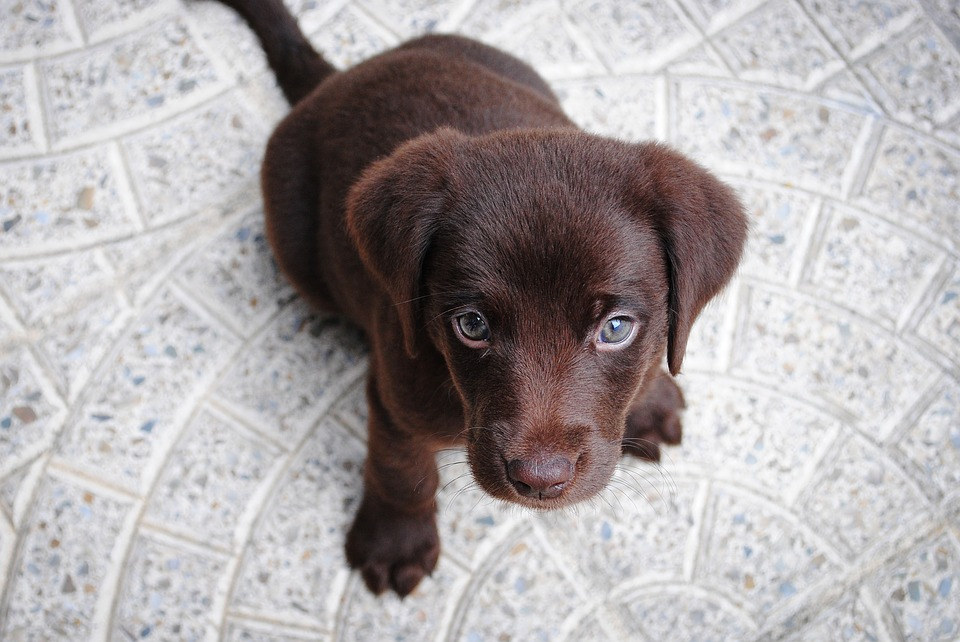
#> input picture my models/z_more/Dimensionality Reduction/dog.jpg, 960 x 642 px
$ jupyter execute --allow-errors DimRed.ipynb
#> lines starting #> are read from the running program, lines starting #| are printed output that depends on the picture
[cell 1]
'''
'''
'''
PCA
'''
'''
'''

[cell 2]
import pandas as pd
import matplotlib.pyplot as plt
from sklearn.preprocessing import LabelEncoder, StandardScaler
from sklearn.decomposition import PCA
from sklearn.model_selection import train_test_split
import warnings
warnings.filterwarnings("ignore")

#> (a cell that did not finish here is left out)

[cell 4]
# Machine learning systems work with integers, we need to encode these
# string characters into ints

encoder = LabelEncoder()

# Now apply the transformation to all the columns:
#> (the rest of this cell did not finish here and is left out)

#> (a cell that did not finish here is left out)

[cell 6]
# Scale the features
scaler = StandardScaler()
#> (the rest of this cell did not finish here and is left out)

[cell 7]
# Visualize
pca = PCA()
#> (the rest of this cell did not finish here and is left out)

[cell 8]
pca2 = PCA(n_components=15) #top 15 features (principal components)
#> (the rest of this cell did not finish here and is left out)

[cell 9]
pca3 = PCA(n_components=2) #top 2 features (principal components)
#> (the rest of this cell did not finish here and is left out)

[cell 10]
'''
'''
'''
SVD
'''
'''
'''

[cell 11]
import numpy
from PIL import Image

[cell 12]
# First, we'll just write a function to load in the image and turn it into a Numpy array.
# We then want to select the red, green, and blue color channels from the image:

def load_image(image):
#> called with image = 'dog.jpg'
    image = Image.open(image)
#> image is the input picture: PIL image 960x642 RGB; mean R, G, B 171.8, 166.2, 167.2
    im_array = numpy.array(image)

    red = im_array[:, :, 0]
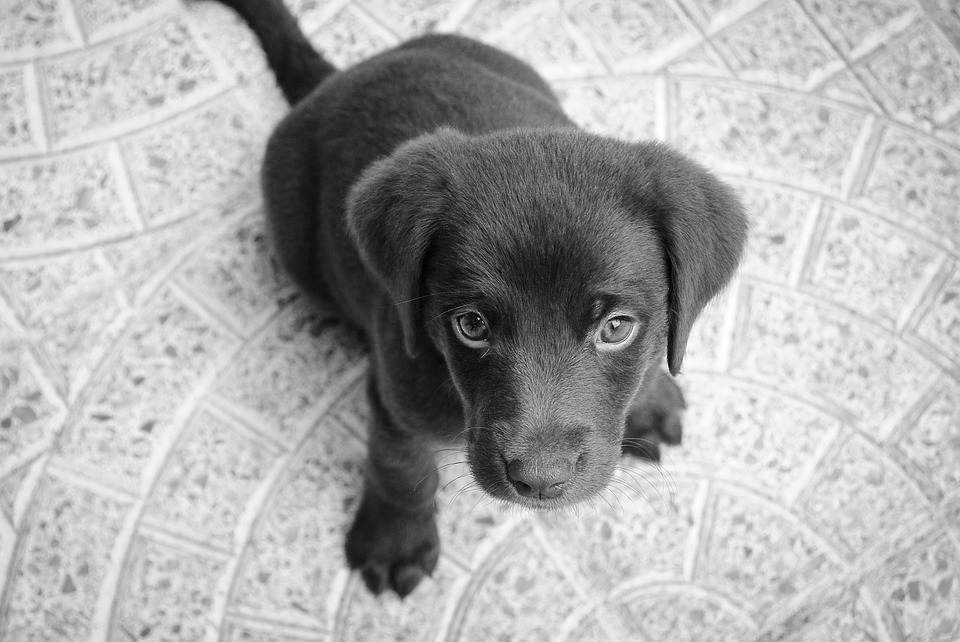
#> red: shape (642, 960); min 0, max 255, mean 171.8
    green = im_array[:, :, 1]
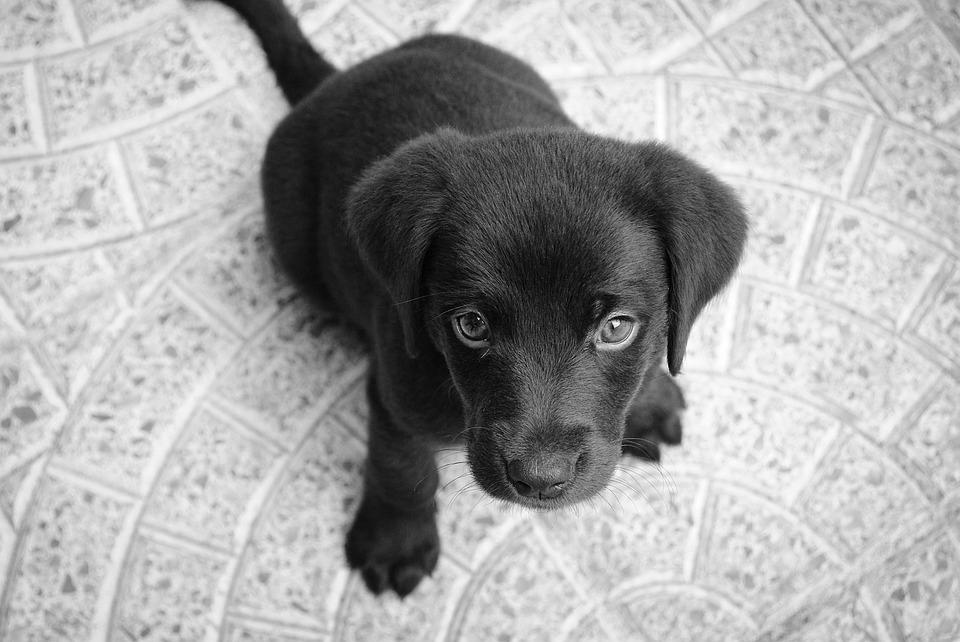
#> green: shape (642, 960); min 0, max 255, mean 166.2
    blue = im_array[:, :, 2]

    return red, green, blue

[cell 13]
red, green, blue = load_image("dog.jpg")

[cell 14]
red.shape, green.shape, blue.shape
#> Out = ((642, 960), (642, 960), (642, 960))

[cell 15]
# Now that we have the colors, we need to compress every color channel

def channel_compress(color_channel, singular_value_limit):
#> called with singular_value_limit = 100
    u, s, v = numpy.linalg.svd(color_channel) # u is a matrix that contains the left singular vectors of the input matrix (color intensity)
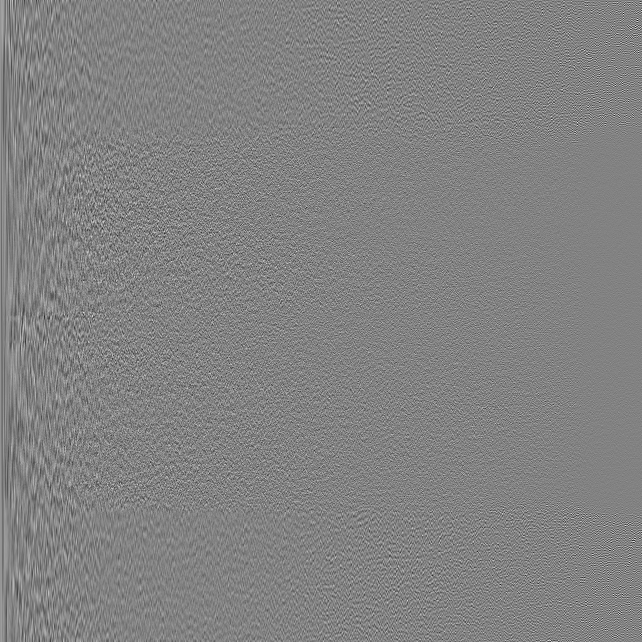
#> u: shape (642, 642) float64; min -0.293, max 0.28, mean 6.08e-05; drawn with min black and max white
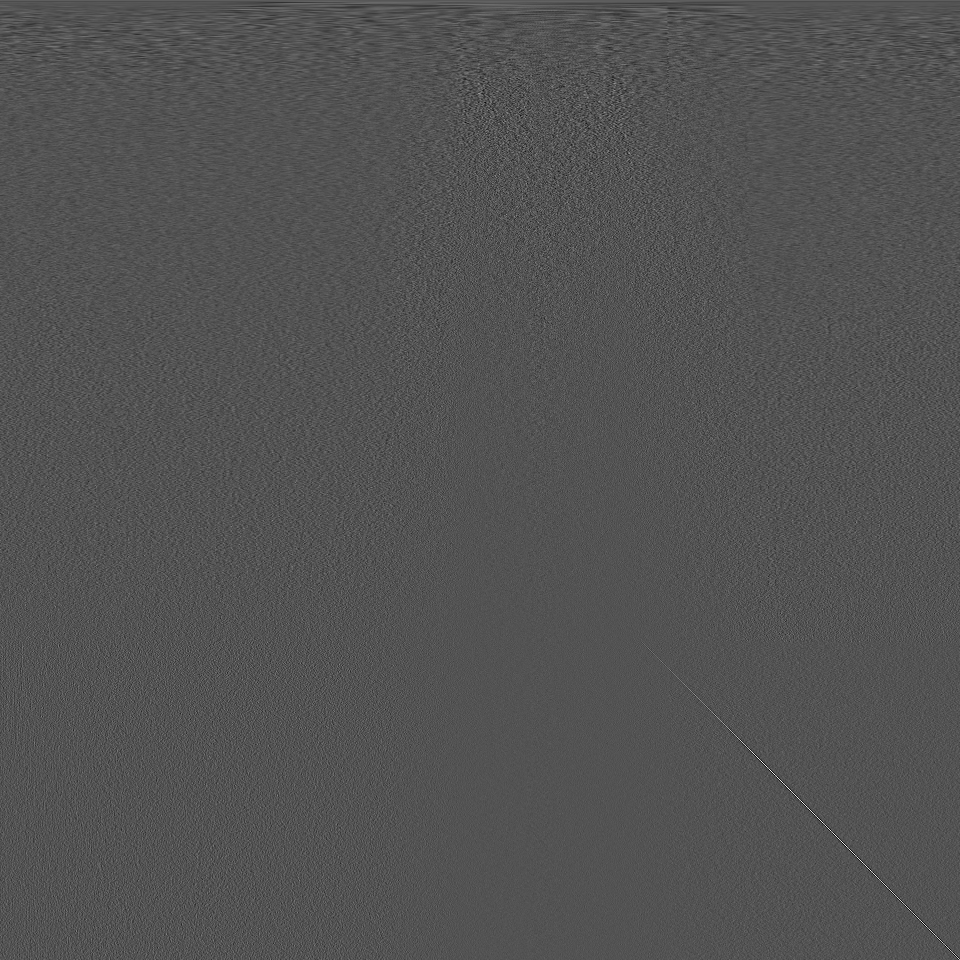
#> v: shape (960, 960) float64; min -0.277, max 0.57, mean 4.37e-05; drawn with min black and max white
#> s = 642 values, max 139950.6 at index 0, min 4.48 at index 641, mean 597
                                                # s is a 1D array that contains the singular values of the input matrix (image brightness)
                                                # v is a matrix that contains the right singular vectors of the input matrix (color distribution)
    compressed = numpy.zeros((color_channel.shape[0], color_channel.shape[1])) # to create an array of zeroes,
                                                                # that we'll fill in after the matrix multiplication is completed
    n = singular_value_limit
    # TruncatedSVD is a variant of singular value decomposition (SVD) that only computes the 'n' user defined largest singular values:
    left_matrix = numpy.matmul(u[:, 0:n], numpy.diag(s)[0:n, 0:n])
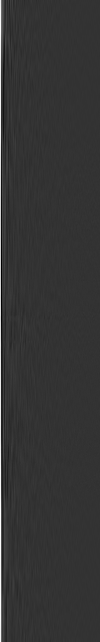
#> left_matrix: shape (642, 100) float64; min -1538.3, max 6159.3, mean 54.5; drawn with min black and max white
    inner_compressed = numpy.matmul(left_matrix, v[0:n, :])
    compressed = inner_compressed.astype('uint8')
    return u, s, v, compressed

[cell 16]
def compress_image(red, green, blue, singular_val_lim):
    _, _, _, compressed_red = channel_compress(red, singular_val_lim)
    _, _, _, compressed_green = channel_compress(green, singular_val_lim)
    _, _, _, compressed_blue = channel_compress(blue, singular_val_lim)

    im_red = Image.fromarray(compressed_red)
    im_blue = Image.fromarray(compressed_blue)
    im_green = Image.fromarray(compressed_green)

    new_image = Image.merge("RGB", (im_red, im_green, im_blue))
    # new_image.show()
    new_image.save("dog-svd.jpg")
    return compressed_red, compressed_green, compressed_blue

[cell 17]
singular_val_lim = 100

u_red, s_red, v_red, _ = channel_compress(red, singular_val_lim)
#> s_red has the same summary as s in channel_compress
print(u_red.shape, s_red.shape, v_red.shape)
#| (642, 642) (642,) (960, 960)

u_green, s_green, v_green, _ = channel_compress(green, singular_val_lim)
#> call 2 of channel_compress, with singular_value_limit = 100
#> in channel_compress (call 2), `u, s, v = numpy.linalg.svd(color_channel)`:
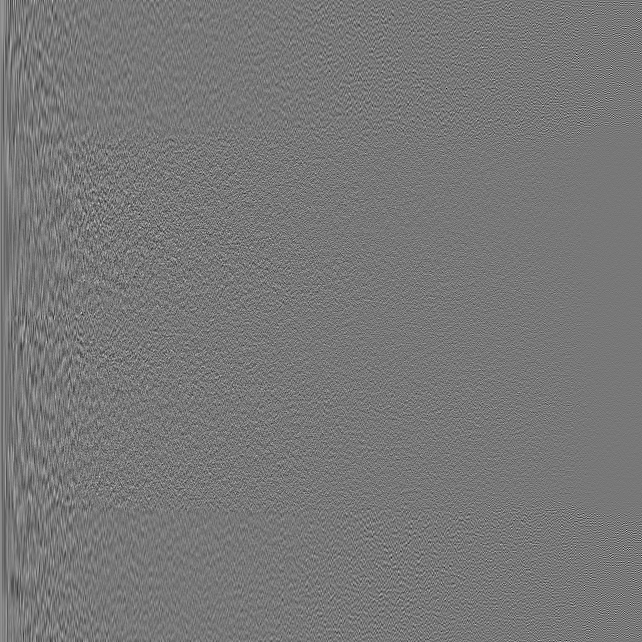
#> u: shape (642, 642) float64; min -0.276, max 0.309, mean 5.73e-05; drawn with min black and max white
#> in channel_compress (call 2), `u, s, v = numpy.linalg.svd(color_channel)`: s = 642 values, max 136904.5 at index 0, min 4.3 at index 641, mean 606.5
#> s_green has the same summary as s in channel_compress
print(u_green.shape, s_green.shape, v_green.shape)
#| (642, 642) (642,) (960, 960)

u_blue, s_blue, v_blue, _ = channel_compress(blue, singular_val_lim)
#> call 3 of channel_compress, with singular_value_limit = 100
#> in channel_compress (call 3), `u, s, v = numpy.linalg.svd(color_channel)`:
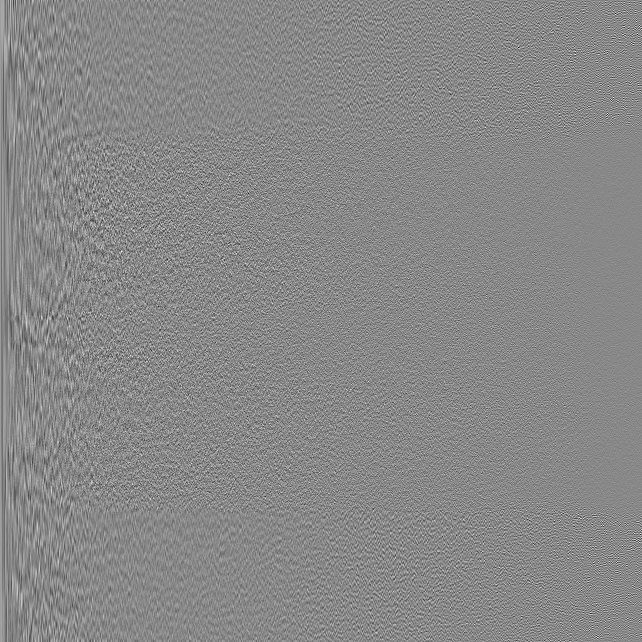
#> u: shape (642, 642) float64; min -0.281, max 0.245, mean 5.78e-05; drawn with min black and max white
#> in channel_compress (call 3), `u, s, v = numpy.linalg.svd(color_channel)`: s = 642 values, max 138005.4 at index 0, min 5.56 at index 641, mean 621
#> s_blue has the same summary as s in channel_compress
print(u_blue.shape, s_blue.shape, v_blue.shape)
#| (642, 642) (642,) (960, 960)

[cell 18]
compr_red, compr_gree, compr_blue = compress_image(red, green, blue, singular_val_lim)

[cell 19]
compr_red.shape, compr_gree.shape, compr_blue.shape
#> Out = ((642, 960), (642, 960), (642, 960))
